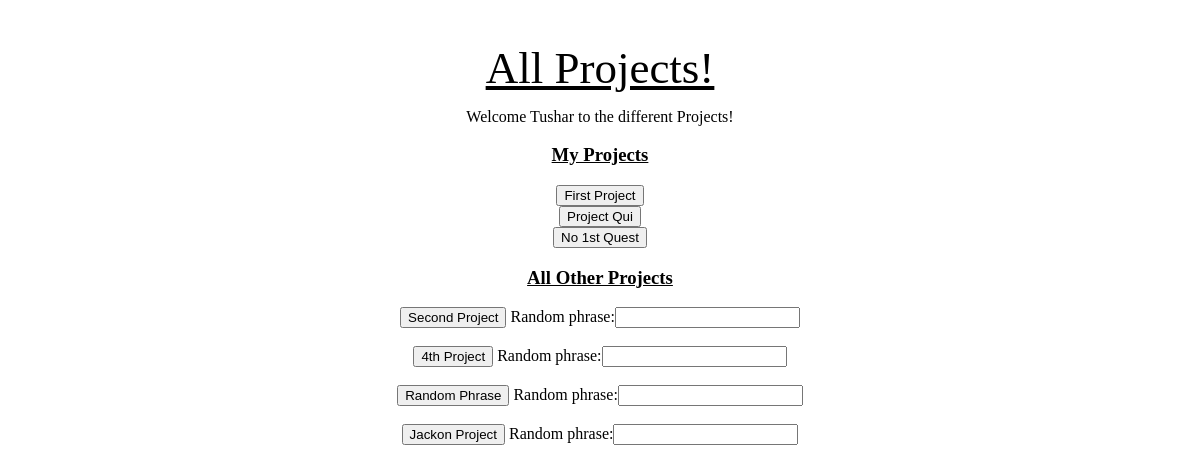
The app's page /quest/user_project_page/tdesai (signed in), older data.
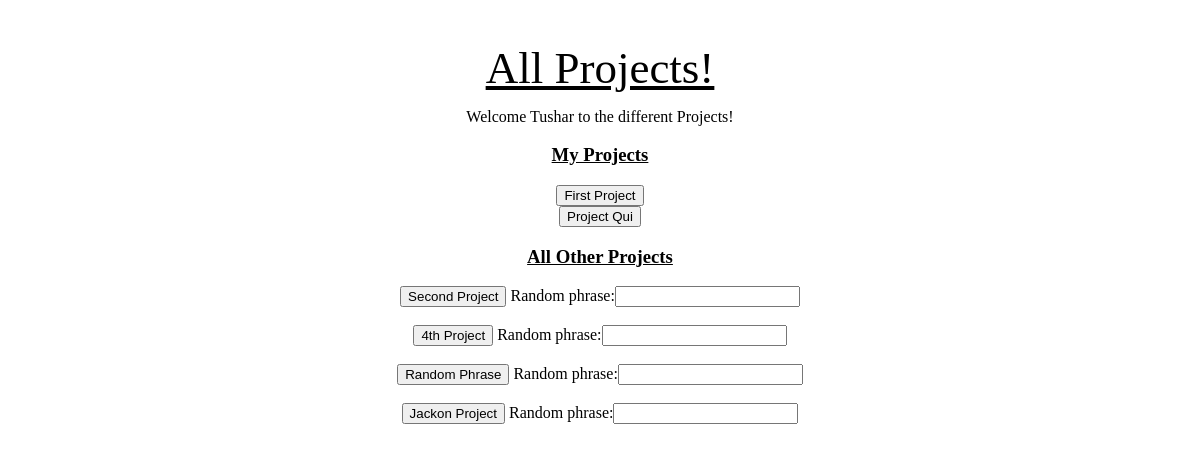
The same page, newer data.
### quest_extension/models.py (models this page shows)
class Project(models.Model):
    project_name = models.CharField(max_length=1000)
    project_description = models.CharField(max_length=1000)
    project_random_phrase = models.CharField(max_length = 255)

### quest_extension/views.py (the view, shortened to what this page needs)
# urls.py: path('user_project_page/<ldap>', views.user_project_page),
def user_project_page(request, ldap):
    if (request.session['current_user_ldap'] != ldap):
        return HttpResponseRedirect('/quest/user_login')
    current_user = User.objects.get(user_ldap = ldap)
    user_projects = [user_project.project for user_project in UserProject.objects.filter(user = current_user)]
    user_project_ids = [project.id for project in user_projects]
    all_other_projects = [project for project in Project.objects.all() if project.id not in user_project_ids]
    add_new_project_form = AddNewProjectForm()
    context = {'current_user': current_user,
     'user_projects': user_projects,
      'all_other_projects': all_other_projects,
      'add_new_project_form': add_new_project_form}
    return render(request, 'quest_extension/user_project_page.html', context)

### quest_extension/forms.py
class AddNewProjectForm(forms.Form):
    random_phrase = forms.CharField()

### quest_extension/templates/quest_extension/user_project_page.html (shortened to what this page needs)
{% load static %}
<!DOCTYPE html>
<html lang="en">
    <head>
	<link rel="stylesheet" type="text/css" href="{% static 'quest_extension/user_project_page_style.css' %}">
    </head>
    <body>
	<h1>All Projects!</h1>
	<p>Welcome {{ current_user.user_first_name }} to the different Projects!</p>
    <h3> My Projects </h3>
    {% for project in user_projects %}
        <form method='GET', action = '/quest/user_home/{{ current_user.user_ldap }}/{{ project.id }}'>
                <button type='submit'>{{project.project_name}}</button>
        </form>
    {% endfor %}
    <h3> All Other Projects </h3>
    {% for project in all_other_projects %}
                <form id = 'add_new_project' method='POST'>
                    <button type ='submit' name = 'project_id' value = '{{project.id}}'>{{project.project_name}}</button>
                    {{ add_new_project_form }}
                </form>
                <br>
    {% endfor %}
    </body>
</html>

Row changes from the older to the newer data that the page shows:
removed Project: project_name "No 1st Quest", shown under "My Projects"
